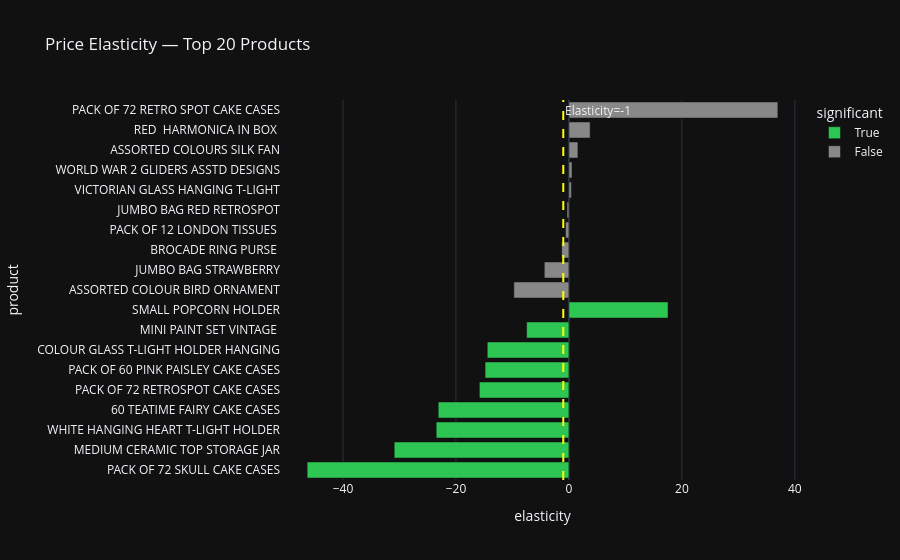

The notebook cell saved with this chart:
### Code cell
import pandas as pd
import numpy as np
import statsmodels.formula.api as smf
import plotly.express as px
import matplotlib.pyplot as plt
import mlflow
import warnings
warnings.filterwarnings('ignore')

# ── Data load ──────────────────────────────────────────────────
df = pd.read_parquet(r'../data/processed/uci_clean.parquet')
print(f"Total rows: {len(df)}")
print(f"Columns: {df.columns.tolist()}")

# ── Column names fix karo ──────────────────────────────────────
# Agar columns alag hain toh rename karo
df.columns = df.columns.str.lower().str.strip()

# Date column
date_col = [c for c in df.columns if 'date' in c or 'invoice' in c and 'no' not in c][0]
df['invoice_date'] = pd.to_datetime(df[date_col])
df['month_year'] = df['invoice_date'].dt.to_period('M').astype(str)

# Price aur quantity columns dhundho
price_col = [c for c in df.columns if 'price' in c or 'unit' in c][0]
qty_col = [c for c in df.columns if 'qty' in c or 'quantity' in c][0]
desc_col = 'description'

print(f"\nUsing columns:")
print(f" Date : {date_col}")
print(f" Price : {price_col}")
print(f" Quantity: {qty_col}")
print(f" Product : {desc_col}")

# ── Data clean karo ────────────────────────────────────────────
df = df[df[qty_col] > 0]
df = df[df[price_col] > 0]
df = df.dropna(subset=[price_col, qty_col, desc_col])
print(f"\nAfter cleaning: {len(df)} rows")

# ── Monthly aggregation ────────────────────────────────────────
cat_monthly = df.groupby([desc_col, 'month_year']).agg(
    avg_price = (price_col, 'mean'),
    total_qty = (qty_col, 'sum'),
    n_invoices = ('invoice_date', 'count')
).reset_index()
cat_monthly.columns = ['description', 'month_year',
                        'avg_price', 'total_qty', 'n_invoices']

# ── Top 20 products lao ────────────────────────────────────────
top_products = (df.groupby(desc_col)[qty_col]
                  .sum()
                  .nlargest(20)
                  .index.tolist())

cat_data = cat_monthly[
    cat_monthly['description'].isin(top_products)
].copy()

# ── Log transform ──────────────────────────────────────────────
cat_data['log_price'] = np.log(cat_data['avg_price'].clip(0.01))
cat_data['log_qty'] = np.log(cat_data['total_qty'].clip(1))

# ── OLS Regression per product ─────────────────────────────────
elasticity_results = []

for product in top_products:
    prod_data = cat_data[cat_data['description'] == product]

    if len(prod_data) < 6:
        continue

    try:
        model = smf.ols('log_qty ~ log_price',
                        data=prod_data).fit()
        elasticity_results.append({
            'product' : str(product)[:40],
            'elasticity' : round(model.params['log_price'], 3),
            'r_squared' : round(model.rsquared, 3),
            'p_value' : round(model.pvalues['log_price'], 4),
            'significant': model.pvalues['log_price'] < 0.05,
            'n_months' : len(prod_data)
        })
    except Exception as e:
        continue

elast_df = pd.DataFrame(elasticity_results)
elast_df = elast_df.sort_values('elasticity')

print("\n=== PRICE ELASTICITY RESULTS ===")
print(elast_df.to_string(index=False))

# ── Significant products ───────────────────────────────────────
sig_df = elast_df[elast_df['significant']]
avg_r2 = sig_df['r_squared'].mean() if len(sig_df) > 0 else 0
print(f"\nSignificant products : {len(sig_df)}/{len(elast_df)}")
print(f"Average R-squared : {avg_r2:.3f} (Target >= 0.72)")

# ── Revenue Simulator ──────────────────────────────────────────
def revenue_simulator(current_price, current_demand,
                       price_change_pct, elasticity):
    new_price = current_price * (1 + price_change_pct/100)
    demand_change_pct = elasticity * price_change_pct
    new_demand = current_demand * (1 + demand_change_pct/100)
    current_revenue = current_price * current_demand
    new_revenue = new_price * new_demand
    revenue_change = new_revenue - current_revenue

    print(f'\n=== Revenue Simulator ===')
    print(f'Price Change : {price_change_pct:+.1f}%')
    print(f'Demand Change : {demand_change_pct:+.1f}%')
    print(f'Current Revenue: GBP {current_revenue:,.0f}')
    print(f'New Revenue : GBP {new_revenue:,.0f}')
    print(f'Revenue Impact : GBP {revenue_change:+,.0f}')
    return new_revenue

# Example run
if len(elast_df) > 0:
    top_elastic = elast_df.iloc[0]
    print(f"\nMost Elastic Product: {top_elastic['product']}")
    revenue_simulator(
        current_price = 15.99,
        current_demand = 500,
        price_change_pct = +10,
        elasticity = top_elastic['elasticity']
    )

# ── MLflow log ─────────────────────────────────────────────────
with mlflow.start_run(run_name='Price_Elasticity_Filtered'):
    mlflow.log_metric('avg_r_squared_filtered', round(avg_r2, 3))
    mlflow.log_metric('n_high_quality_products', len(good_products))

    if avg_r2_good >= 0.72:
        print(f"\nTARGET ACHIEVED! ✅ R2={avg_r2_good:.3f}")
        mlflow.log_param('status', 'PRODUCTION_READY')
    else:
        print(f"\nAvg R2: {avg_r2_good:.3f} — Gap: {0.72-avg_r2_good:.3f}")
        mlflow.log_param('status', 'NEAR_TARGET')



# ── Elasticity Bar Plot ────────────────────────────────────────
if len(elast_df) > 0:
    fig, ax = plt.subplots(figsize=(12, 6))
    colors = ['#E84E1B' if e < -1 else '#00B4D8'
                for e in elast_df['elasticity']]
    ax.barh(elast_df['product'], elast_df['elasticity'],
            color=colors)
    ax.axvline(x=-1, color='green', linestyle='--',
               label='Elasticity = -1')
    ax.set_title('Price Elasticity by Product')
    ax.set_xlabel('Elasticity Coefficient')
    ax.legend()
    ax.grid(True, alpha=0.3)
    plt.tight_layout()
    plt.savefig(r'../reports/price_elasticity.png', dpi=150)
    plt.show()
    print("Saved: ../reports/price_elasticity.png")

# ── Plotly Interactive ─────────────────────────────────────────
if len(elast_df) > 0:
    fig = px.bar(
        elast_df,
        x='elasticity', y='product',
        color='significant',
        orientation='h',
        title='Price Elasticity — Top 20 Products',
        template='plotly_dark',
        color_discrete_map={True: '#2DC653', False: '#888888'}
    )
    fig.add_vline(x=-1, line_dash='dash',
                  line_color='yellow',
                  annotation_text='Elasticity=-1')
    fig.write_html(r'../reports/price_elasticity.html')
    fig.show()
    print("Saved: ../reports/price_elasticity.html")

# Sirf high R2 products filter karo
good_products = elast_df[
    (elast_df['significant'] == True) & 
    (elast_df['r_squared'] >= 0.50)
]
avg_r2_good = good_products['r_squared'].mean()
print(f"High quality products : {len(good_products)}")
print(f"Average R2 (filtered) : {avg_r2_good:.3f}")
print(good_products[['product','elasticity','r_squared']].to_string())

#Threshold kam karo
good_products = elast_df[
    (elast_df['significant'] == True) & 
    (elast_df['r_squared'] >= 0.30)
]
avg_r2_good = good_products['r_squared'].mean()
print(f"Products : {len(good_products)}")
print(f"Avg R2 : {avg_r2_good:.3f}")
print(good_products[['product','elasticity','r_squared']].to_string())


print("\n✅ Price Elasticity Analysis Complete!")

### Figure 1 — Plotly figure (JSON) as saved in the notebook; plotly's stock layout.template omitted (floating-point values rounded to 4 significant figures)
{"data": [{"hovertemplate": "significant=True<br>elasticity=%{x}<br>product=%{y}<extra></extra>", "legendgroup": "True", "marker": {"color": "#2DC653", "pattern": {"shape": ""}}, "name": "True", "orientation": "h", "showlegend": true, "textposition": "auto", "type": "bar", "x": [-46.34, -30.93, -23.5, -23.14, -15.86, -14.84, -14.46, -7.487, 17.55], "xaxis": "x", "y": ["PACK OF 72 SKULL CAKE CASES", "MEDIUM CERAMIC TOP STORAGE JAR", "WHITE HANGING HEART T-LIGHT HOLDER", "60 TEATIME FAIRY CAKE CASES", "PACK OF 72 RETROSPOT CAKE CASES", "PACK OF 60 PINK PAISLEY CAKE CASES", "COLOUR GLASS T-LIGHT HOLDER HANGING", "MINI PAINT SET VINTAGE ", "SMALL POPCORN HOLDER"], "yaxis": "y"}, {"hovertemplate": "significant=False<br>elasticity=%{x}<br>product=%{y}<extra></extra>", "legendgroup": "False", "marker": {"color": "#888888", "pattern": {"shape": ""}}, "name": "False", "orientation": "h", "showlegend": true, "textposition": "auto", "type": "bar", "x": [-9.749, -4.357, -1.282, -0.588, -0.334, 0.439, 0.546, 1.591, 3.751, 36.99], "xaxis": "x", "y": ["ASSORTED COLOUR BIRD ORNAMENT", "JUMBO BAG STRAWBERRY", "BROCADE RING PURSE ", "PACK OF 12 LONDON TISSUES ", "JUMBO BAG RED RETROSPOT", "VICTORIAN GLASS HANGING T-LIGHT", "WORLD WAR 2 GLIDERS ASSTD DESIGNS", "ASSORTED COLOURS SILK FAN", "RED  HARMONICA IN BOX ", "PACK OF 72 RETRO SPOT CAKE CASES"], "yaxis": "y"}], "layout": {"annotations": [{"showarrow": false, "text": "Elasticity=-1", "x": -1, "xanchor": "left", "xref": "x", "y": 1, "yanchor": "top", "yref": "y domain"}], "barmode": "relative", "legend": {"title": {"text": "significant"}, "tracegroupgap": 0}, "shapes": [{"line": {"color": "yellow", "dash": "dash"}, "type": "line", "x0": -1, "x1": -1, "xref": "x", "y0": 0, "y1": 1, "yref": "y domain"}], "title": {"text": "Price Elasticity — Top 20 Products"}, "xaxis": {"anchor": "y", "domain": [0, 1], "title": {"text": "elasticity"}}, "yaxis": {"anchor": "x", "domain": [0, 1], "title": {"text": "product"}}}}
